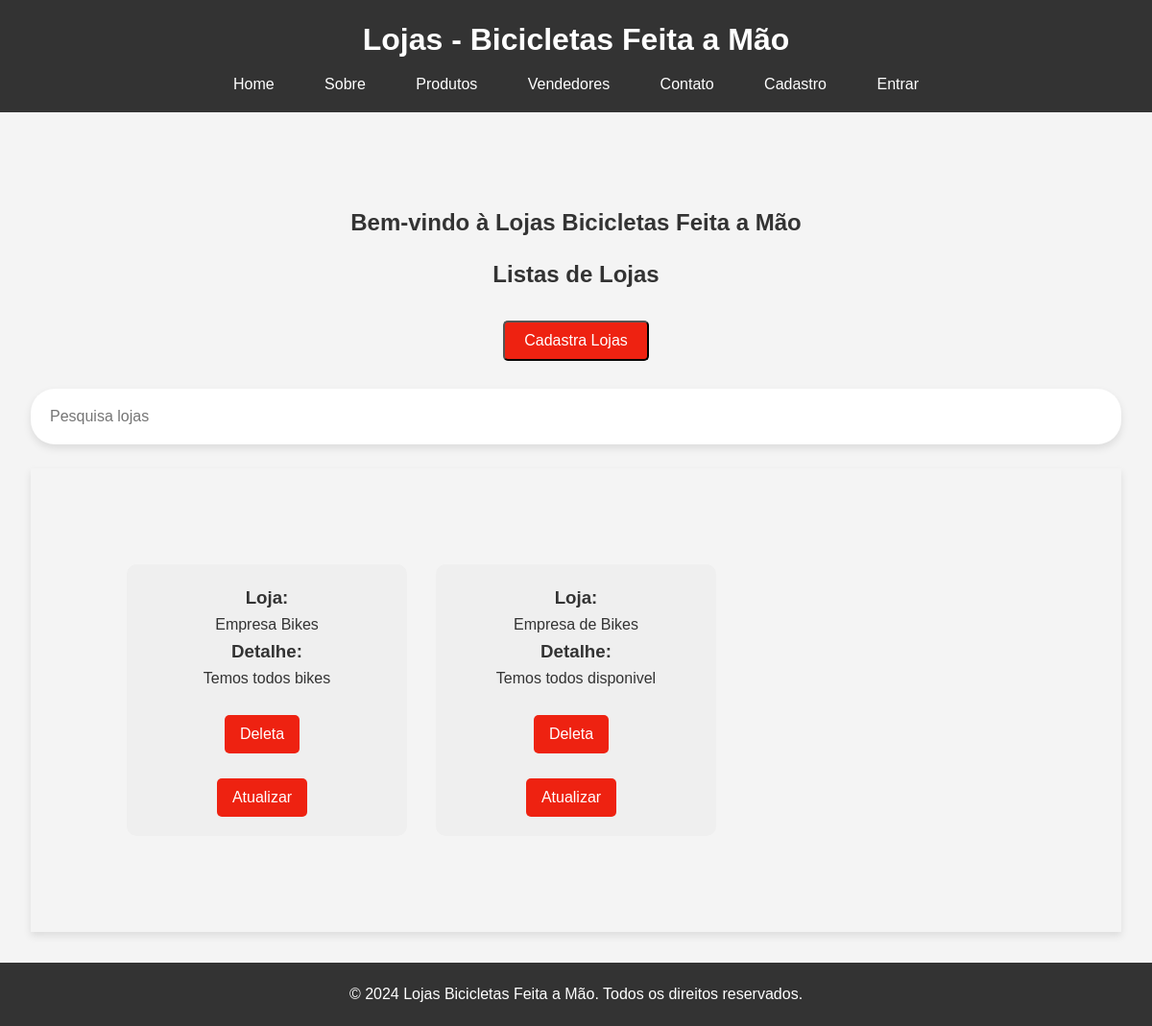
The app's page /lojas/, older data.
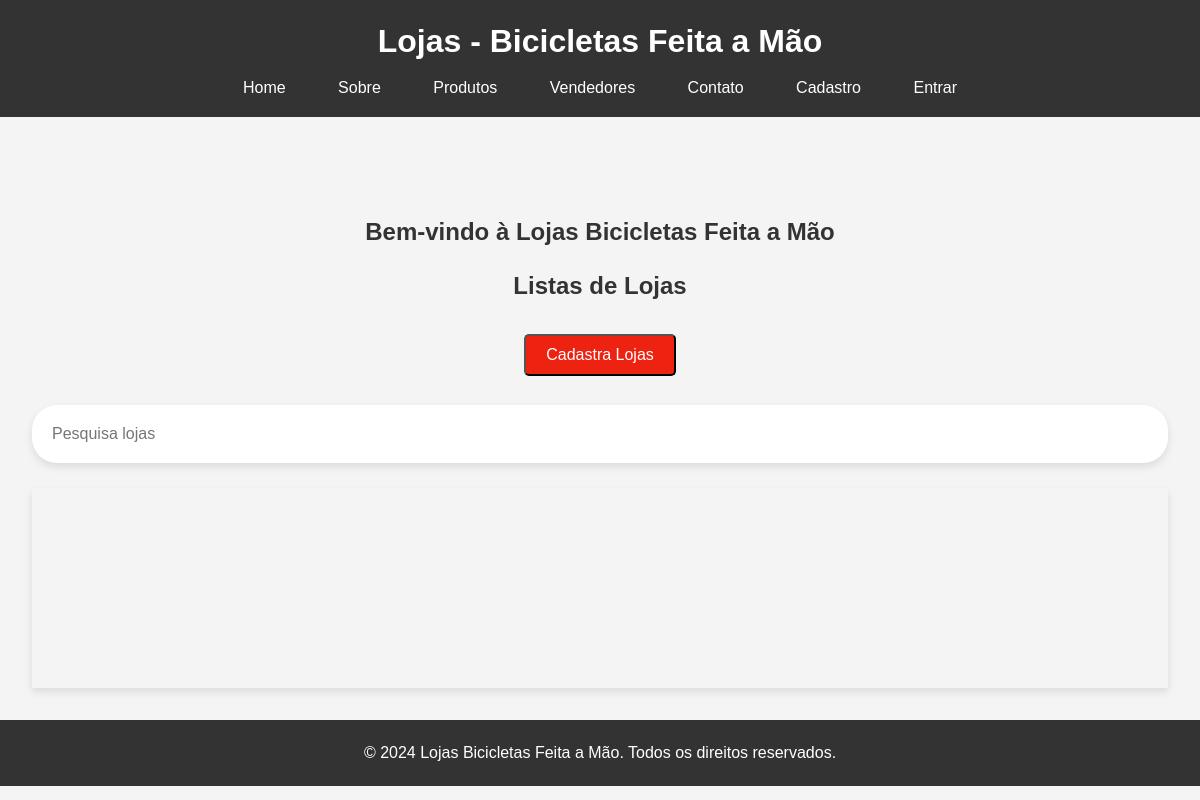
The same page, newer data.
### bikcraft/models.py (models this page shows, shortened)
class Lojas(models.Model):
    nome = models.CharField(max_length=30, verbose_name='Nome da Loja')
    produtos = models.ManyToManyField(Bike, verbose_name='Produtos')
    cnpj = models.CharField(max_length=25, verbose_name='CNPJ')
    detalhe = models.TextField(blank=True, null=True, verbose_name='Descrição')

### bikcraft/views.py (the view)
# urls.py: path('lojas/', views.ListLojasView.as_view(), name='pagina-loja'),
class ListLojasView(ListView):
    model = Lojas
    template_name = 'lojas.html'
    context_object_name = 'lojas'

### bikcraft/templates/lojas.html (shortened to what this page needs)
{% extends "base/lojas.html" %}
{% load static %}
{% block conteudo %}
<main>
    <section id="home">
        <h2><center>Bem-vindo à Lojas Bicicletas Feita a Mão</center></h2>
    </section>
    <h2><center>Listas de Lojas</center></h2>
    <br>
    <div class="button">
        <a href='{% url "cadastra-loja" %}'><button>Cadastra Lojas</button></a>
    </div>
    <br>
    <form class='col-12' method='GET' action='{% url "pagina-loja" %}'>
        <input type='text' name='search' class='form-control' id='search' placeholder='Pesquisa lojas'>
    </form>
    <br>
    <section id="products">
        {% for loja in lojas %}
            <div class='product-card'>
                <h3>Loja:</h2>
                <p>{{loja.nome}}</p>
                <h3>Detalhe:</h3>
                <p>{{loja.detalhe}}</p>
                <div class="button-container">
                    <br>
		            <form method='POST' action='{% url "deleta-lojas" loja.id %}'>
			            <center><button type='submit'>Deleta</button></center>
		            </form>
                    <br>
                    <center><a id='atualizado' href='{% url "atualiza-lojas" loja.id %}'><button id='atualiza'>Atualizar</button></a></center>
                </div>
            </div>
        {% endfor %}
    </section>
</main>
{% endblock conteudo %}

Row changes from the older to the newer data that the page shows:
removed Lojas: nome "Empresa Bikes", detalhe "Temos todos bikes"
removed Lojas: nome "Empresa de Bikes", detalhe "Temos todos disponivel"
